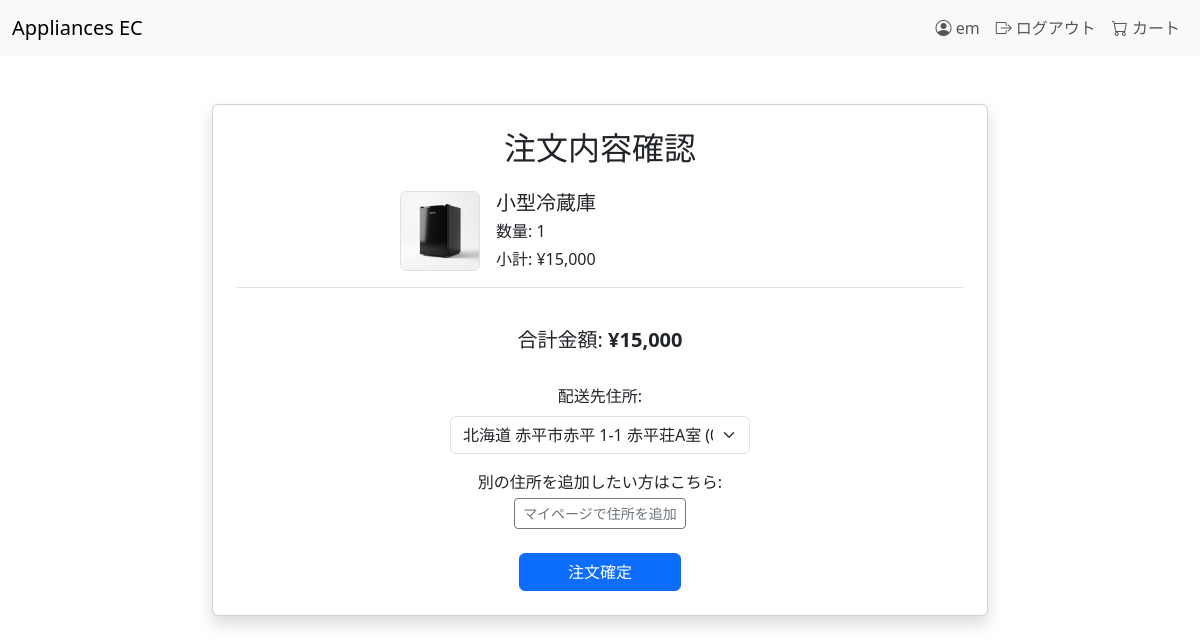
/orders/create/ (signed in), run on an earlier commit of the app's database.
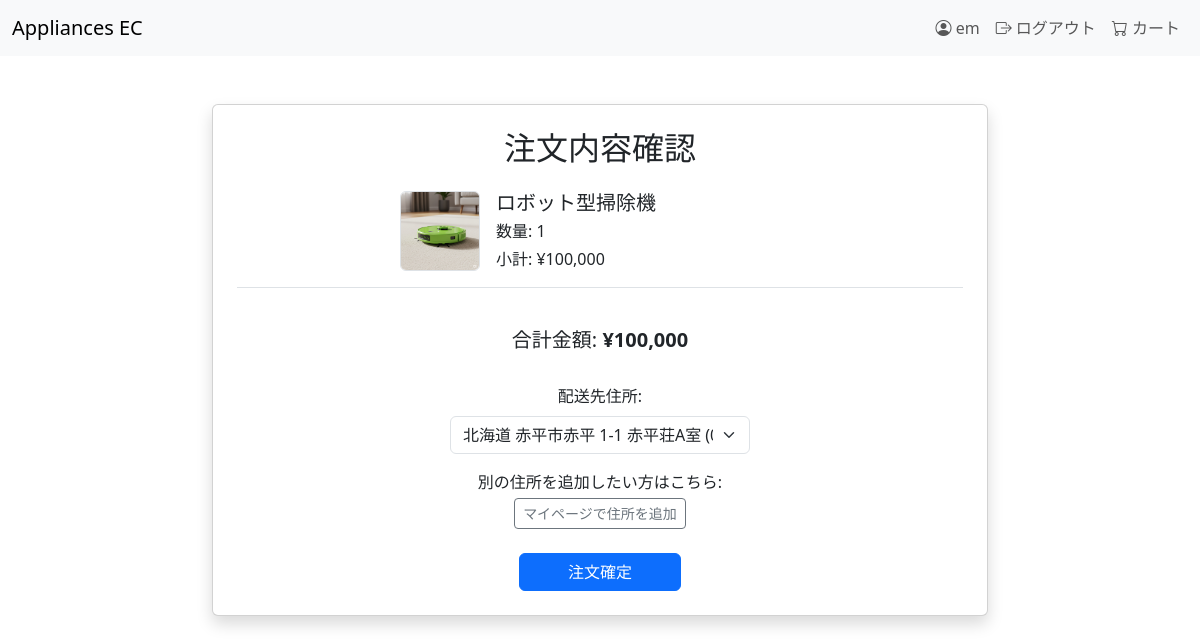
And on a later commit of the database.
### cart/models.py (models this page shows, shortened)
class CartItem(models.Model):
    cart = models.ForeignKey(Cart, related_name='items', on_delete=models.CASCADE)
    product = models.ForeignKey(Product, on_delete=models.CASCADE)
    quantity = models.PositiveIntegerField(default=1)
    def get_total_price(self):
        return self.product.price * Decimal(self.quantity)

### products/models.py (models this page shows, shortened)
class Product(models.Model):
    category = models.ForeignKey('categories.Category', related_name='products', on_delete=models.CASCADE)
    name = models.CharField(max_length=200)
    slug = models.SlugField(max_length=200, unique=True, blank=True)
    image = models.ImageField(upload_to='products/%Y/%m/%d', blank=True)
    description = models.TextField(blank=True, null=True)
    price = models.DecimalField(max_digits=10, decimal_places=2)
    stock = models.PositiveIntegerField()
    created_at = models.DateTimeField(auto_now_add=True)
    updated_at = models.DateTimeField(auto_now=True)
    class Meta:
        ordering = ('name',) #名前でソートする
        indexes = [
            models.Index(fields=['id', 'slug']),
        ]

### orders/views.py (the view, shortened to what this page needs)
# urls.py: path('create/', views.create_order, name='create'),
@login_required
def create_order(request):
    cart = _get_cart(request)
    cart_items = CartItem.objects.filter(cart=cart)
    if not cart_items.exists():
        return redirect('cart:cart_detail')
    cart_items_with_subtotals = [
        {
            'item': item,
            'subtotal': item.product.price * item.quantity
        }
        for item in cart_items
    ]
    total_price = sum(data['subtotal'] for data in cart_items_with_subtotals)
    addresses = request.user.addresses.all()
    total_price = sum(item.product.price * item.quantity for item in cart_items)
    addresses = request.user.addresses.all()
    return render(request, 'orders/order_confirm.html', {
        'cart_items': cart_items,
        'total_price': total_price,
        'addresses': addresses
    })

### cart/models.py (called while the page is built)
    def __str__(self):
        return f"Cart {self.id} (User: {self.user}, Session: {self.session_key})"

### cart/views.py (called while the page is built, shortened)
def _get_cart(request):
    print("=== _get_cart called ===")
    if request.user.is_authenticated:
        print(f"ログインユーザー: {request.user}")
        cart, created = Cart.objects.get_or_create(user=request.user)
        print(f"カート取得: {cart}（新規作成: {created}）")
    return cart

### users/models.py (called while the page is built)
    def __str__(self):
        return self.username

    def __str__(self):
        return f'{self.prefecture} {self.city} {self.street} {self.building or ""} ({self.postal_code})'

### orders/templates/orders/order_confirm.html (shortened to what this page needs)
{% extends "base.html" %}
{% load static %}
{% load humanize %}
{% block content %}
<div class="container mt-5" style="max-width: 800px;">
    <div class="card p-4 shadow mx-auto">
        <h2 class="mb-4 text-center">注文内容確認</h2>
        <div class="mb-4">
            {% for item in cart_items %}
                <div class="d-flex mb-3 border-bottom pb-3 justify-content-center">
                    <div class="d-flex align-items-center" style="width: 400px;">
                        <img src="{{ item.product.image.url }}" alt="{{ item.product.name }}"
                            style="width: 80px; height: 80px; object-fit: cover;"
                            class="me-3 border rounded flex-shrink-0">
                        <div class="text-start">
                            <h5 class="mb-1">{{ item.product.name }}</h5>
                            <p class="mb-1">数量: {{ item.quantity }}</p>
                            <p class="mb-0">小計: ¥{{ item.get_total_price|floatformat:0|intcomma }}</p>
                        </div>
                    </div>
                </div>
            {% endfor %}
        </div>
        <div class="mb-4 text-center">
            <h5>合計金額: <strong>¥{{ total_price|floatformat:0|intcomma }}</strong></h5>
        </div>
        <form method="post" novalidate class="mx-auto" style="max-width: 400px;">
            <div class="mb-3 text-center">
                <label for="address" class="form-label d-block mb-2">配送先住所:</label>
                <select name="address" id="address" class="form-select mx-auto" required style="max-width: 300px;">
                    {% for address in addresses %}
                        <option value="{{ address.id }}">{{ address }}</option>
                    {% endfor %}
                </select>
            </div>
            <div class="mb-4 text-center">
                <p class="mb-1">別の住所を追加したい方はこちら:</p>
                <a href="{% url 'users:mypage' %}" class="btn btn-outline-secondary btn-sm">マイページで住所を追加</a>
            </div>
            <div class="text-center">
                <button type="submit" class="btn btn-primary px-5">注文確定</button>
            </div>
        </form>
    </div>
</div>
{% endblock %}

What changed in the data, as far as the page shows it:
removed CartItem: product.image (picture), product.name "小型冷蔵庫", quantity "1", get_total_price "15,000"
added CartItem: product.image (picture), product.name "ロボット型掃除機", quantity "1", get_total_price "100,000"
Also different on the page:
{{ total_price|floatformat:0|intcomma }}: "15,000" → "100,000"
